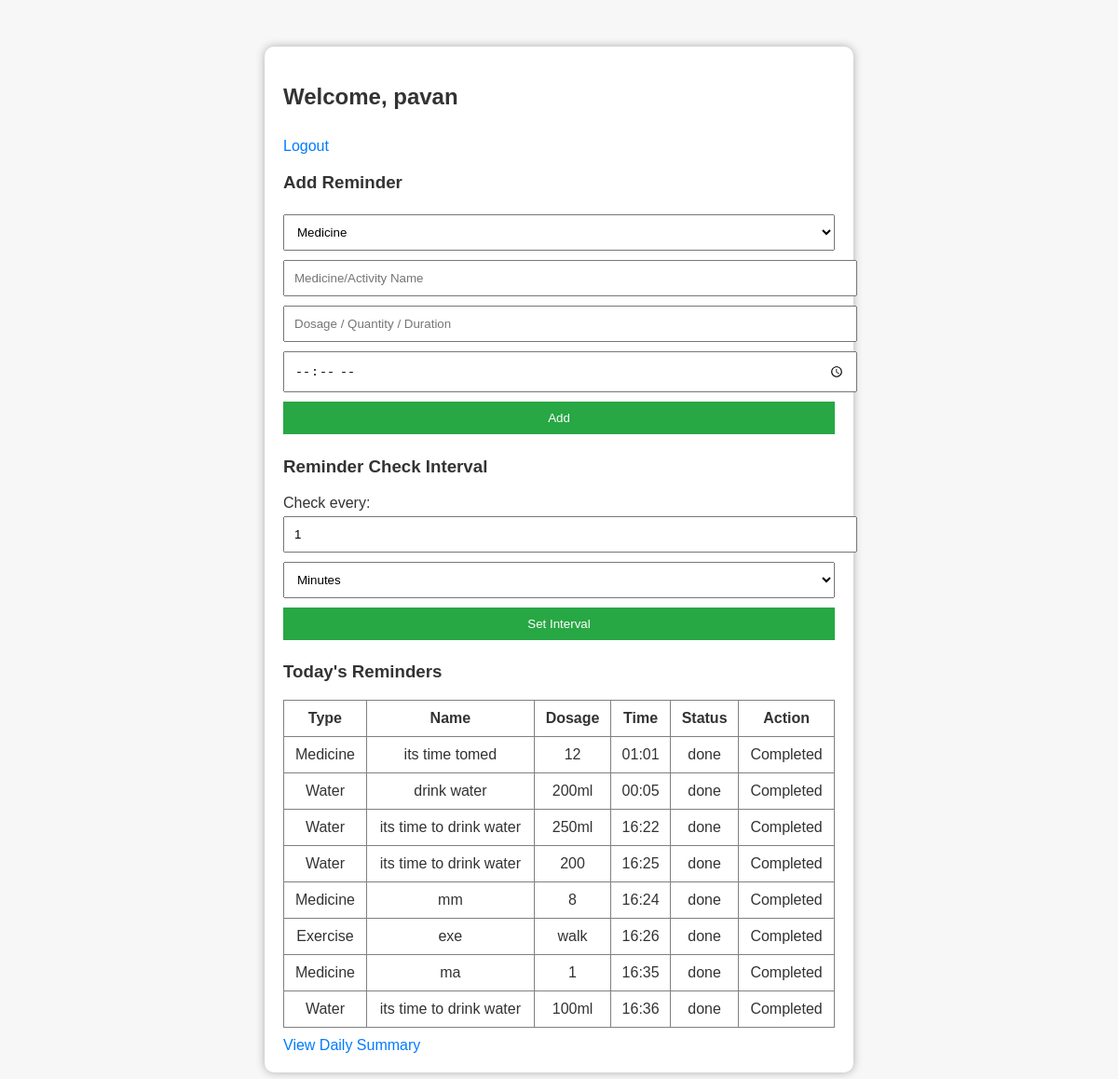
The app's page /dashboard (signed in) with its own data.
### tables this page shows
CREATE TABLE reminders (
            id INTEGER PRIMARY KEY AUTOINCREMENT,
            user_id INTEGER,
            type TEXT,
            name TEXT,
            dosage TEXT,
            time TEXT,
            status TEXT DEFAULT 'pending',
            FOREIGN KEY(user_id) REFERENCES users(id)
        );

### app.py (the view, shortened to what this page needs)
@app.route('/dashboard', methods=['GET','POST'])
def dashboard():
    if 'user_id' not in session:
        return redirect('/login')
    user_id = session['user_id']
    conn = sqlite3.connect('database.db')
    c = conn.cursor()
    c.execute("SELECT * FROM reminders WHERE user_id=?", (user_id,))
    reminders = c.fetchall()
    conn.close()
    return render_template('dashboard.html', reminders=reminders)

### templates/dashboard.html (shortened to what this page needs)
<!DOCTYPE html>
<html>
<head>
    <link rel="stylesheet" href="{{ url_for('static', filename='style.css') }}">
</head>
<body>
<div class="container">
    <h2>Welcome, {{ session['username'] }}</h2>
    <a href="/logout">Logout</a>
    <h3>Add Reminder</h3>
    <form method="POST">
        <select name="type" required>
            <option value="Medicine">Medicine</option>
        </select><br>
        <input type="text" name="name" placeholder="Medicine/Activity Name" required><br>
        <input type="text" name="dosage" placeholder="Dosage / Quantity / Duration" required><br>
        <input type="time" name="time" required><br>
        <button type="submit">Add</button>
    </form>
<h3>Reminder Check Interval</h3>
<label for="interval">Check every:</label>
<input type="number" id="intervalInput" value="1" min="1">
<select id="intervalUnit">
    <option value="minutes" selected>Minutes</option>
</select>
<button onclick="updateInterval()">Set Interval</button>
    <h3>Today's Reminders</h3>
    <table border="1">
        <tr><th>Type</th><th>Name</th><th>Dosage</th><th>Time</th><th>Status</th><th>Action</th></tr>
        {% for r in reminders %}
        <tr>
            <td>{{ r[2] }}</td>
            <td>{{ r[3] }}</td>
            <td>{{ r[4] }}</td>
            <td>{{ r[5] }}</td>
            <td>{{ r[6] }}</td>
            <td>
                {% if r[6] != 'done' %}
                <a href="/done/{{ r[0] }}">Mark Done</a>
                {% else %}
                Completed
                {% endif %}
            </td>
        </tr>
        {% endfor %}
    </table>
    <a href="/summary">View Daily Summary</a>
</div>
</body>
</html>

### static/style.css (style rules this page uses)
body { font-family: Arial, sans-serif; background: #f7f7f7; color: #333; }
.container { width: 50%; margin: 50px auto; padding: 20px; background: white; box-shadow: 0px 0px 10px #aaa; border-radius: 10px; }
input, select, button { padding: 10px; margin: 5px 0; width: 100%; }
button { background: #28a745; color: white; border: none; cursor: pointer; }
a { display: inline-block; margin-top: 10px; color: #007bff; text-decoration: none; }
table { width: 100%; border-collapse: collapse; margin-top: 10px; }
th, td { padding: 10px; text-align: center; }

### records on screen
reminders: type "Medicine", name "its time tomed", dosage "12", time "01:01", status "done", shows "Completed"
reminders: type "Water", name "drink water", dosage "200ml", time "00:05", status "done", shows "Completed"
reminders: type "Water", name "its time to drink water", dosage "250ml", time "16:22", status "done", shows "Completed"
reminders: type "Water", name "its time to drink water", dosage "200", time "16:25", status "done", shows "Completed"
reminders: type "Medicine", name "mm", dosage "8", time "16:24", status "done", shows "Completed"
reminders: type "Exercise", name "exe", dosage "walk", time "16:26", status "done", shows "Completed"
reminders: type "Medicine", name "ma", dosage "1", time "16:35", status "done", shows "Completed"
reminders: type "Water", name "its time to drink water", dosage "100ml", time "16:36", status "done", shows "Completed"

### other values on screen
{{ session['username'] }} "pavan"
